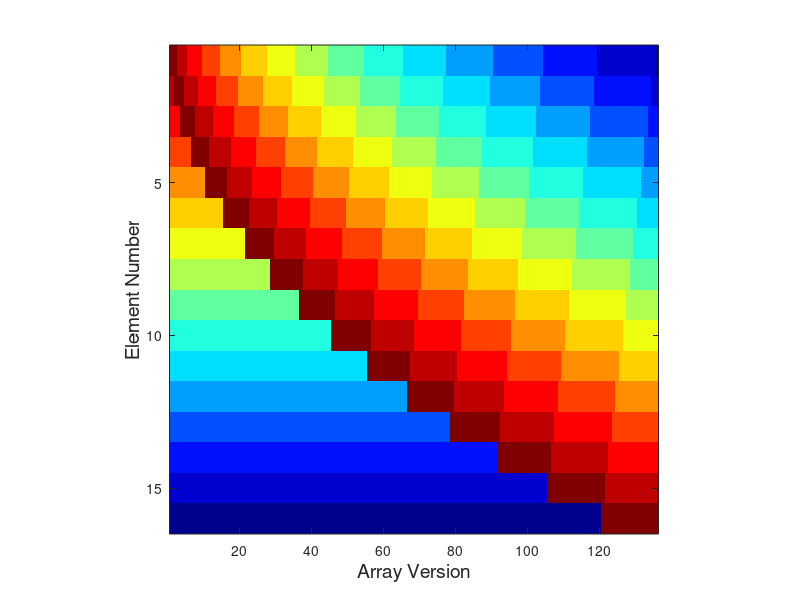

The MATLAB source for this figure:
%%%%%%%%%%%%%%%%%%%%%%%%%%%%%%%%%%%%%%%%%%%%%%%%%%%%%%%%%%%%%%%%%%%%%%%%%% 
% Title:     Insertion Sort 
% Author:    Rommulluss Caraiman
%%%%%%%%%%%%%%%%%%%%%%%%%%%%%%%%%%%%%%%%%%%%%%%%%%%%%%%%%%%%%%%%%%%%%%%%%%
clear all;
close all;
clc;

N = 16; % Length of array to be sorted 
V = N:-1:1; % Generate an array containing integers from N down to 1
comparisons = 0;

snapNumeber = 1;
arrayState(1:N,snapNumeber) = V;

for j = 2:N
    pivot = V(j);
    i = j;
    while ((i > 1) && (V(i - 1) > pivot))
        comparisons = comparisons+1;
        V(i) = V(i - 1);
        i = i - 1;
        snapNumeber = snapNumeber + 1;
        arrayState(1:N,snapNumeber) = V;
    end % while
    
    V(i) = pivot;
   snapNumeber = snapNumeber + 1;
        arrayState(1:N,snapNumeber) = V;
    
end % for

%Plot
figure; imagesc(arrayState); 
axis square;
ylabel('Element Number','FontSize',14);
xlabel('Array Version','FontSize',14); 
colormap('jet');% Change to jet colormap

 % Store High-resolution Image Suitable for use in Reports  
print -f1 -r300 -dbmp insertionSortVisualisation.bmp